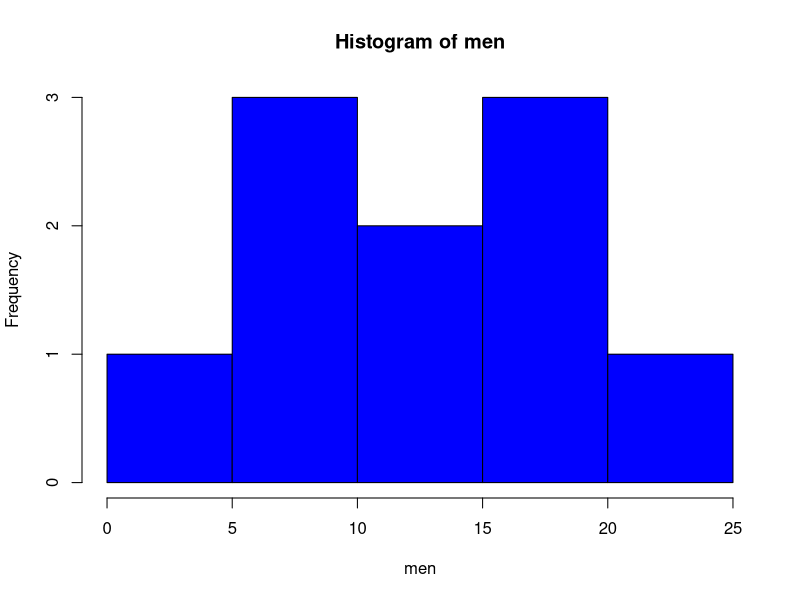
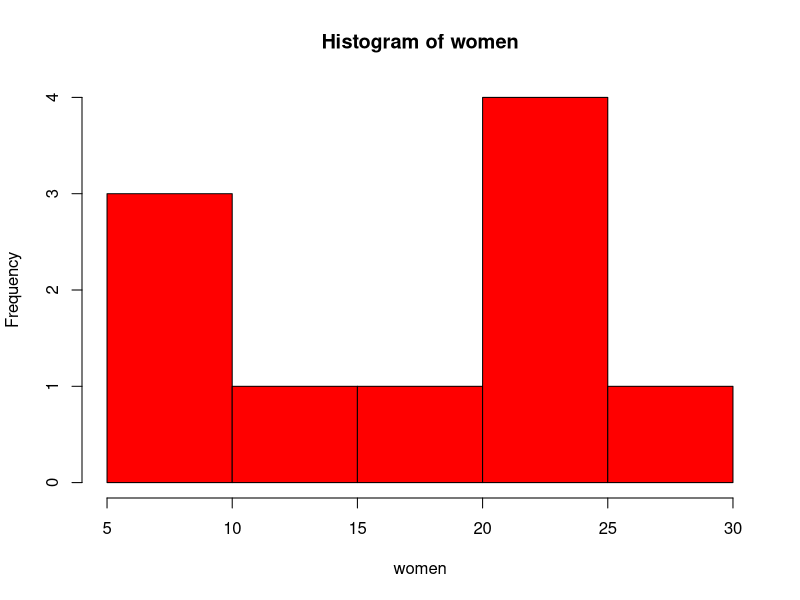
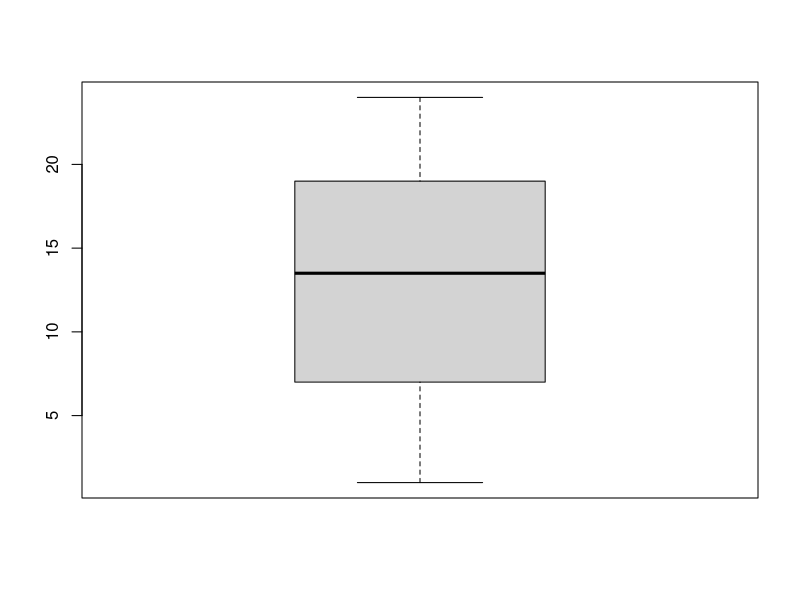
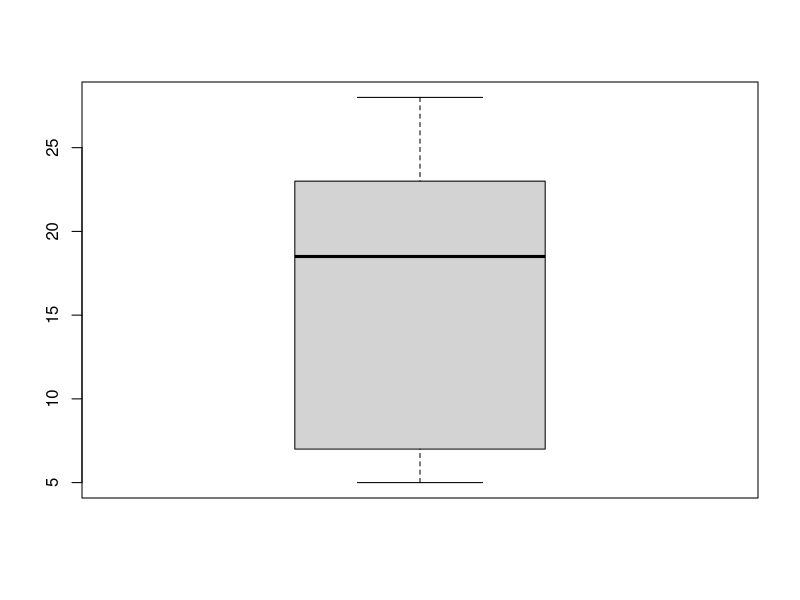
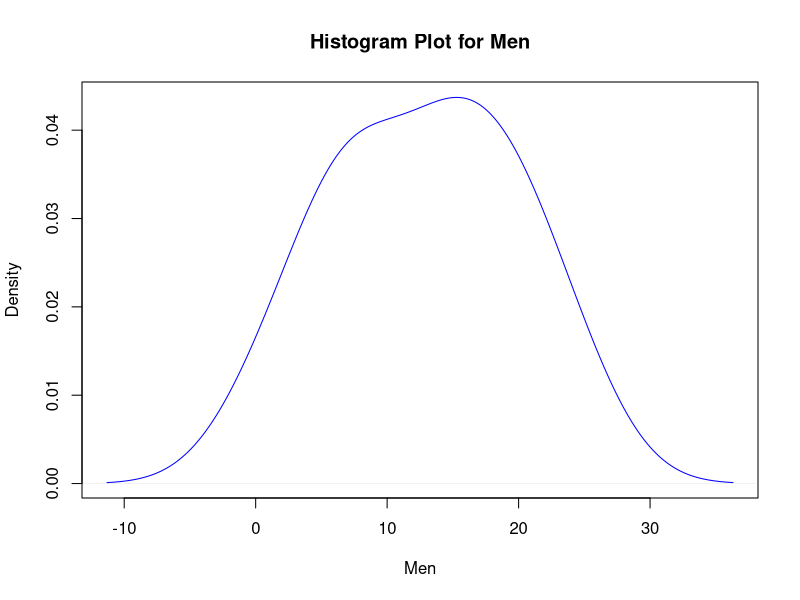
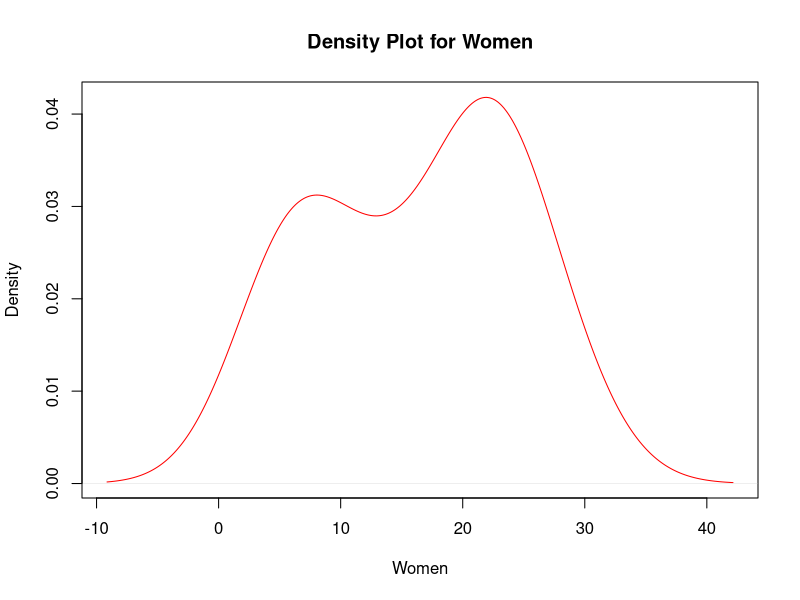

Recreate these plots in R, in order.

library(ggplot2)



###1

men <- c(1,8,14,13,20,24,16,7,6,19)
women <- c(5,7,22,21,23,28,16,6,12,23)


#a
#histograms
hist(men,col="blue",breaks = 8)
hist(women,col = "red",breaks = 8)
#boxplots
boxplot(men)
boxplot(women)
#density
d.highway <- density(men)
plot(d.highway, xlab = "Men",main = "Histogram Plot for Men",col="blue")
d.city <- density(women)
plot(d.city,xlab = "Women" ,main = "Density Plot for Women",col="red")
## This men data is distrubuted normally but women data is not.

#b
#µ0 = men
#µ1 = women
#H0 µ0 = µ1
#H1 µ0 != µ

#c
#These two sample are independent from each other so we will do independent two sample t-test.

#d
#Checking normality for each data

#H0: Data is Normally Distributed
#H1: Data is not Normally Distributed    alpha=0.05

#If p ≤ 0.05: then the null hypothesis can be rejected 
#(i.e. the variable is NOT normally distributed).
#If p > 0.05: then the null hypothesis cannot be rejected 
#(i.e. the variable MAY BE normally distributed).

shapiro.test(men)
shapiro.test(women)

# So p is greater than 0.05 these two samples are normally distributed.

var.test(men,women)

#e
t.test(men,women,alternative = "two.sided",mu=0,paired = FALSE,var.equal = TRUE)

#Conclusion: So, we can not reject H0 and we can not say their means are not different.

#g
#µ0 = men
#µ1 = women
#H0 µ0 >= µ1
#H1 µ0 < µ1

#h
t.test(men,women,alternative = "greater",mu=0,paired = FALSE,var.equal = TRUE)
#Conclusion: So, we can  reject H0 and we can say being a women means 
#the person is more likely to have more body fat.


t.score <-  qt(p=0.05, df=188,lower.tail=F)
#j
#Confidence interval 

t.score <-  qt(p=0.05, df=length(men)-1,lower.tail=F)

men.mean <- mean(men)
men.sd <- sd(men)
men.se <- men.sd/sqrt(length(men))
error <- t.score * men.se
lower.bound <- men.mean  - error
upper.bound <- men.mean  + error
print(c(lower.bound,upper.bound))


t.score <-  qt(p=0.05, df=length(women)-1,lower.tail=F)

women.mean <- mean(women)
women.sd <- sd(women)
women.se <- women.sd/sqrt(length(women))
error <- t.score * women.se
lower.bound <- women.mean  - error
upper.bound <- women.mean  + error
print(c(lower.bound,upper.bound))

###2
start <- c(5,7,22,21,23,28,16,6,12,23)
after <- c(1,8,14,13,20,24,16,7,6,19)


#a
#µ0 = start
#µ1 = after
#H0: µ0 <= µ1
#H1: µ0 > µ1

#b
#Our individuals are the exactly the same person so we can say that these tow sample are dependent.

#c
#Checking normality for each data

#H0: Data is Normally Distributed
#H1: Data is not Normally Distributed    alpha=0.05

#If p ≤ 0.05: then the null hypothesis can be rejected 
#(i.e. the variable is NOT normally distributed).
#If p > 0.05: then the null hypothesis cannot be rejected 
#(i.e. the variable MAY BE normally distributed).
shapiro.test(start)
shapiro.test(after)

t.test(start,after, mu =0 ,paired = TRUE, alternative = "less",conf.level = 0.95)
#Conclusion We can not reject H0 and we can say that doing sports decreases the amount of body fat. 

##3
 
group1 <- c(1,3,6,5,7,2,1,2,3,5)
group2 <- c(9,7,7,4,3,6,5,4,6,7)
group3 <- c(6,8,7,7,9,5,7,8,6,7)
#a
#H0: µ0 = µ1 = µ2
#H1: µ0 != µ1 != µ2

#b
groups <- c(group1,group2,group3)
freq  <- as.factor(c(rep("once",10),rep("three",10),rep("five",10)))
data <- data.frame(groups,freq)

bartlett.test(groups~freq,data = data)

model <- aov(groups~freq,data = data)
summary(model)

TukeyHSD(model)
